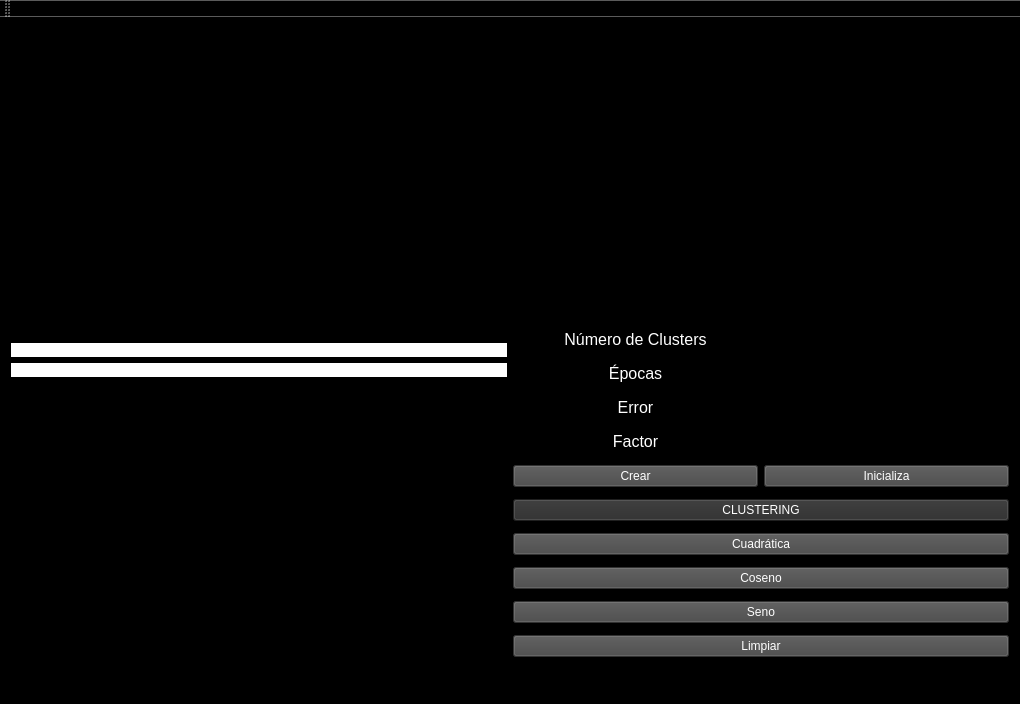
<?xml version="1.0" encoding="UTF-8"?>
<ui version="4.0">
 <class>MainWindow</class>
 <widget class="QMainWindow" name="MainWindow">
  <property name="geometry">
   <rect>
    <x>0</x>
    <y>0</y>
    <width>1020</width>
    <height>704</height>
   </rect>
  </property>
  <property name="windowTitle">
   <string>MainWindow</string>
  </property>
  <property name="styleSheet">
   <string notr="true">background-color: rgb(0, 0, 0);</string>
  </property>
  <widget class="QWidget" name="centralWidget">
   <layout class="QGridLayout" name="gridLayout">
    <item row="4" column="0">
     <widget class="QCustomPlot" name="errorPlot" native="true"/>
    </item>
    <item row="0" column="0" colspan="2">
     <widget class="QCustomPlot" name="customPlot" native="true"/>
    </item>
    <item row="1" column="0">
     <widget class="QLabel" name="label">
      <property name="sizePolicy">
       <sizepolicy hsizetype="Preferred" vsizetype="Fixed">
        <horstretch>0</horstretch>
        <verstretch>0</verstretch>
       </sizepolicy>
      </property>
      <property name="text">
       <string>TextLabel</string>
      </property>
     </widget>
    </item>
    <item row="1" column="1" rowspan="4">
     <layout class="QGridLayout" name="gridLayout_2">
      <item row="0" column="1">
       <widget class="QLineEdit" name="inputC">
        <property name="sizePolicy">
         <sizepolicy hsizetype="Preferred" vsizetype="Fixed">
          <horstretch>0</horstretch>
          <verstretch>0</verstretch>
         </sizepolicy>
        </property>
        <property name="styleSheet">
         <string notr="true">color: rgb(255, 255, 255);
font: 12pt &quot;MS Shell Dlg 2&quot;;</string>
        </property>
       </widget>
      </item>
      <item row="2" column="0">
       <widget class="QLabel" name="label_4">
        <property name="sizePolicy">
         <sizepolicy hsizetype="Preferred" vsizetype="Fixed">
          <horstretch>0</horstretch>
          <verstretch>0</verstretch>
         </sizepolicy>
        </property>
        <property name="text">
         <string>&lt;html&gt;&lt;head/&gt;&lt;body&gt;&lt;p align=&quot;center&quot;&gt;&lt;span style=&quot; font-size:12pt; color:#ffffff;&quot;&gt;Error&lt;/span&gt;&lt;/p&gt;&lt;/body&gt;&lt;/html&gt;</string>
        </property>
       </widget>
      </item>
      <item row="4" column="1">
       <widget class="QPushButton" name="Inicializa">
        <property name="styleSheet">
         <string notr="true">color: rgb(255, 255, 255);
background-color: rgb(70, 70, 70);
font: 13pt &quot;MS Shell Dlg 2&quot;;</string>
        </property>
        <property name="text">
         <string>Inicializa</string>
        </property>
       </widget>
      </item>
      <item row="4" column="0">
       <widget class="QPushButton" name="CrearRed">
        <property name="styleSheet">
         <string notr="true">color: rgb(255, 255, 255);
background-color: rgb(70, 70, 70);
font: 13pt &quot;MS Shell Dlg 2&quot;;</string>
        </property>
        <property name="text">
         <string>Crear</string>
        </property>
       </widget>
      </item>
      <item row="1" column="0">
       <widget class="QLabel" name="label_3">
        <property name="sizePolicy">
         <sizepolicy hsizetype="Preferred" vsizetype="Fixed">
          <horstretch>0</horstretch>
          <verstretch>0</verstretch>
         </sizepolicy>
        </property>
        <property name="text">
         <string>&lt;html&gt;&lt;head/&gt;&lt;body&gt;&lt;p align=&quot;center&quot;&gt;&lt;span style=&quot; font-size:12pt; color:#ffffff;&quot;&gt;Épocas&lt;/span&gt;&lt;/p&gt;&lt;/body&gt;&lt;/html&gt;</string>
        </property>
       </widget>
      </item>
      <item row="0" column="0">
       <widget class="QLabel" name="label_2">
        <property name="sizePolicy">
         <sizepolicy hsizetype="Preferred" vsizetype="Fixed">
          <horstretch>0</horstretch>
          <verstretch>0</verstretch>
         </sizepolicy>
        </property>
        <property name="text">
         <string>&lt;html&gt;&lt;head/&gt;&lt;body&gt;&lt;p align=&quot;center&quot;&gt;&lt;span style=&quot; font-size:12pt; color:#ffffff;&quot;&gt;Número de Clusters&lt;/span&gt;&lt;/p&gt;&lt;/body&gt;&lt;/html&gt;</string>
        </property>
       </widget>
      </item>
      <item row="6" column="0" colspan="2">
       <widget class="QPushButton" name="Comenzar">
        <property name="styleSheet">
         <string notr="true">color: rgb(255, 255, 255);
background-color: rgb(44, 44, 44);
font: 22pt &quot;MS Shell Dlg 2&quot;;</string>
        </property>
        <property name="text">
         <string>CLUSTERING</string>
        </property>
       </widget>
      </item>
      <item row="1" column="1">
       <widget class="QLineEdit" name="inputG">
        <property name="sizePolicy">
         <sizepolicy hsizetype="Preferred" vsizetype="Fixed">
          <horstretch>0</horstretch>
          <verstretch>0</verstretch>
         </sizepolicy>
        </property>
        <property name="styleSheet">
         <string notr="true">color: rgb(255, 255, 255);
font: 12pt &quot;MS Shell Dlg 2&quot;;</string>
        </property>
       </widget>
      </item>
      <item row="2" column="1">
       <widget class="QLineEdit" name="inputE">
        <property name="sizePolicy">
         <sizepolicy hsizetype="Preferred" vsizetype="Fixed">
          <horstretch>0</horstretch>
          <verstretch>0</verstretch>
         </sizepolicy>
        </property>
        <property name="styleSheet">
         <string notr="true">color: rgb(255, 255, 255);
font: 12pt &quot;MS Shell Dlg 2&quot;;</string>
        </property>
       </widget>
      </item>
      <item row="10" column="0" colspan="2">
       <widget class="QPushButton" name="Limpiar">
        <property name="styleSheet">
         <string notr="true">color: rgb(255, 255, 255);
background-color: rgb(70, 70, 70);
font: 13pt &quot;MS Shell Dlg 2&quot;;</string>
        </property>
        <property name="text">
         <string>Limpiar</string>
        </property>
       </widget>
      </item>
      <item row="3" column="0">
       <widget class="QLabel" name="label_5">
        <property name="sizePolicy">
         <sizepolicy hsizetype="Preferred" vsizetype="Fixed">
          <horstretch>0</horstretch>
          <verstretch>0</verstretch>
         </sizepolicy>
        </property>
        <property name="text">
         <string>&lt;html&gt;&lt;head/&gt;&lt;body&gt;&lt;p align=&quot;center&quot;&gt;&lt;span style=&quot; font-size:12pt; color:#ffffff;&quot;&gt;Factor&lt;/span&gt;&lt;/p&gt;&lt;/body&gt;&lt;/html&gt;</string>
        </property>
       </widget>
      </item>
      <item row="3" column="1">
       <widget class="QLineEdit" name="inputF">
        <property name="sizePolicy">
         <sizepolicy hsizetype="Preferred" vsizetype="Fixed">
          <horstretch>0</horstretch>
          <verstretch>0</verstretch>
         </sizepolicy>
        </property>
        <property name="styleSheet">
         <string notr="true">color: rgb(255, 255, 255);
font: 12pt &quot;MS Shell Dlg 2&quot;;</string>
        </property>
       </widget>
      </item>
      <item row="7" column="0" colspan="2">
       <widget class="QPushButton" name="Cuadratica">
        <property name="styleSheet">
         <string notr="true">color: rgb(255, 255, 255);
background-color: rgb(70, 70, 70);
font: 13pt &quot;MS Shell Dlg 2&quot;;</string>
        </property>
        <property name="text">
         <string>Cuadrática</string>
        </property>
       </widget>
      </item>
      <item row="8" column="0" colspan="2">
       <widget class="QPushButton" name="Coseno">
        <property name="styleSheet">
         <string notr="true">color: rgb(255, 255, 255);
background-color: rgb(70, 70, 70);
font: 13pt &quot;MS Shell Dlg 2&quot;;</string>
        </property>
        <property name="text">
         <string>Coseno</string>
        </property>
       </widget>
      </item>
      <item row="9" column="0" colspan="2">
       <widget class="QPushButton" name="Seno">
        <property name="styleSheet">
         <string notr="true">color: rgb(255, 255, 255);
background-color: rgb(70, 70, 70);
font: 13pt &quot;MS Shell Dlg 2&quot;;</string>
        </property>
        <property name="text">
         <string>Seno</string>
        </property>
       </widget>
      </item>
     </layout>
    </item>
    <item row="2" column="0">
     <widget class="QLabel" name="salida">
      <property name="sizePolicy">
       <sizepolicy hsizetype="Preferred" vsizetype="Fixed">
        <horstretch>0</horstretch>
        <verstretch>0</verstretch>
       </sizepolicy>
      </property>
      <property name="styleSheet">
       <string notr="true">color: rgb(0, 0, 0);
background-color: rgb(255, 255, 255);
font: 16pt &quot;MS Shell Dlg 2&quot;;</string>
      </property>
      <property name="text">
       <string/>
      </property>
     </widget>
    </item>
    <item row="3" column="0">
     <widget class="QLabel" name="salida_2">
      <property name="sizePolicy">
       <sizepolicy hsizetype="Preferred" vsizetype="Fixed">
        <horstretch>0</horstretch>
        <verstretch>0</verstretch>
       </sizepolicy>
      </property>
      <property name="styleSheet">
       <string notr="true">color: rgb(0, 0, 0);
background-color: rgb(255, 255, 255);
font: 16pt &quot;MS Shell Dlg 2&quot;;</string>
      </property>
      <property name="text">
       <string/>
      </property>
     </widget>
    </item>
   </layout>
  </widget>
  <widget class="QMenuBar" name="menuBar">
   <property name="geometry">
    <rect>
     <x>0</x>
     <y>0</y>
     <width>1020</width>
     <height>26</height>
    </rect>
   </property>
  </widget>
  <widget class="QToolBar" name="mainToolBar">
   <attribute name="toolBarArea">
    <enum>TopToolBarArea</enum>
   </attribute>
   <attribute name="toolBarBreak">
    <bool>false</bool>
   </attribute>
  </widget>
  <widget class="QStatusBar" name="statusBar"/>
 </widget>
 <layoutdefault spacing="6" margin="11"/>
 <customwidgets>
  <customwidget>
   <class>QCustomPlot</class>
   <extends>QWidget</extends>
   <header>qcustomplot.h</header>
   <container>1</container>
  </customwidget>
 </customwidgets>
 <resources/>
 <connections/>
</ui>
